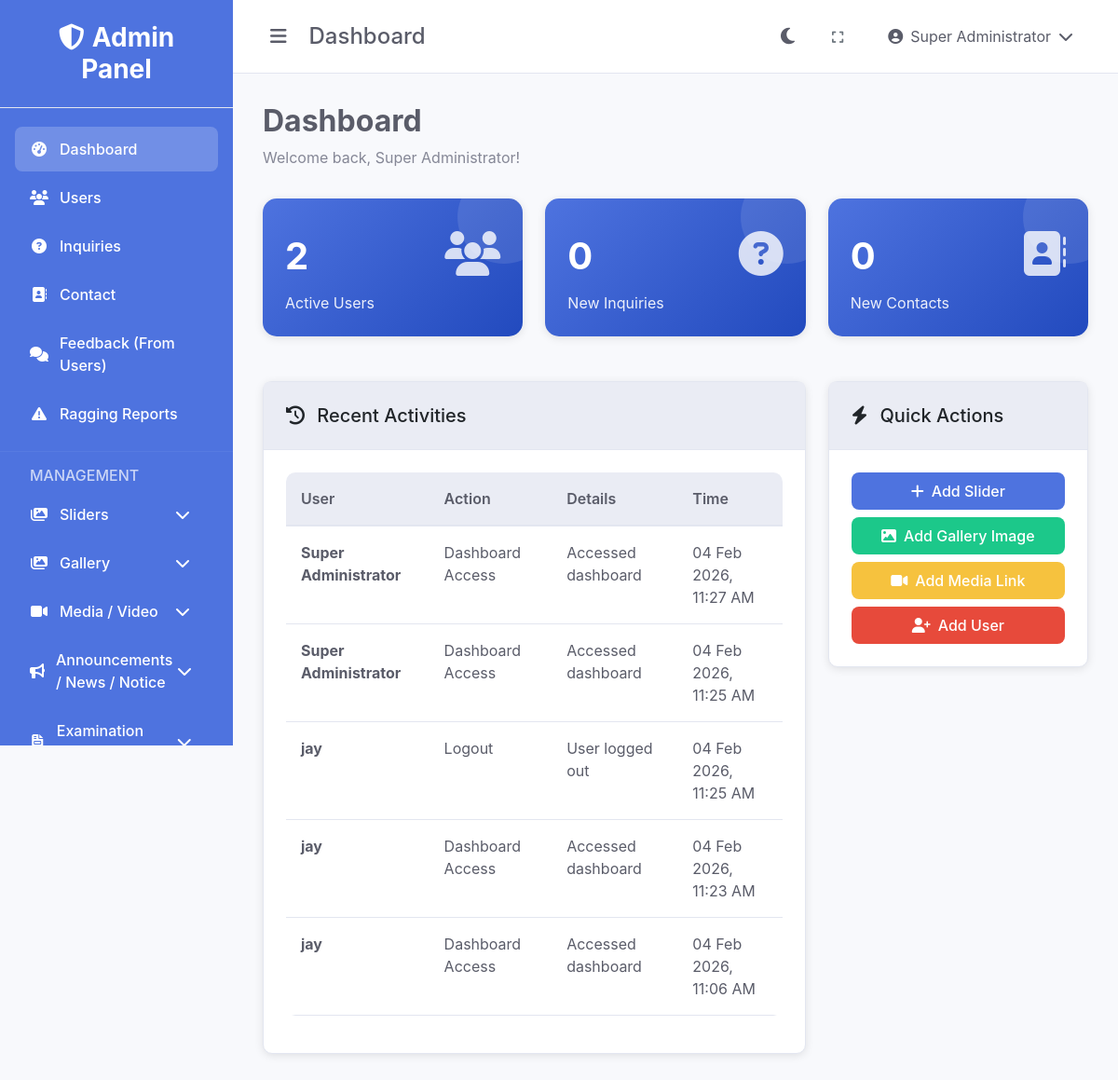
/dashboard.php (signed in), run on the app's committed database.
### tables this page shows
CREATE TABLE IF NOT EXISTS `activity_logs` (
  `id` int(11) NOT NULL AUTO_INCREMENT,
  `user_id` int(11) DEFAULT NULL,
  `action` varchar(100) NOT NULL,
  `details` text,
  `created_at` timestamp NOT NULL DEFAULT CURRENT_TIMESTAMP,
  PRIMARY KEY (`id`),
  KEY `idx_activity_logs_user_id` (`user_id`),
  KEY `idx_activity_logs_created_at` (`created_at`)
);

CREATE TABLE IF NOT EXISTS `users` (
  `id` int(11) NOT NULL AUTO_INCREMENT,
  `username` varchar(50) NOT NULL,
  `password` varchar(255) NOT NULL,
  `full_name` varchar(100) NOT NULL,
  `email` varchar(100) NOT NULL,
  `mobile_number` varchar(20) DEFAULT NULL,
  `user_type` enum('super_user','admin','user') DEFAULT 'user',
  `status` enum('active','inactive','pending') DEFAULT 'active',
  `profile_image` varchar(255) DEFAULT NULL,
  `last_login` datetime DEFAULT NULL,
  `created_at` timestamp NOT NULL DEFAULT CURRENT_TIMESTAMP,
  `updated_at` timestamp NOT NULL DEFAULT CURRENT_TIMESTAMP ON UPDATE CURRENT_TIMESTAMP,
  PRIMARY KEY (`id`),
  UNIQUE KEY `username` (`username`),
  UNIQUE KEY `email` (`email`),
  KEY `idx_users_username` (`username`),
  KEY `idx_users_email` (`email`),
  KEY `idx_users_status` (`status`)
);

### includes/functions.php (called while the page is built, shortened)
<?php
function isSuperUser() {
    return isset($_SESSION['user_type']) && $_SESSION['user_type'] == 'super_user';
}
function formatDate($date) {
    return date('d M Y, h:i A', strtotime($date));
}
?>

### dashboard.php (the view, shortened to what this page needs)
<?php
require_once 'config/database.php';
require_once 'includes/functions.php';
$stats = [];
$sql = "SELECT COUNT(*) as count FROM users WHERE status = 'active'";
$result = $conn->query($sql);
$stats['users'] = $result->fetch_assoc()['count'];
$sql = "SELECT COUNT(*) as count FROM inquiries WHERE status = 'unread'";
$result = $conn->query($sql);
$stats['inquiries'] = $result->fetch_assoc()['count'];
$sql = "SELECT COUNT(*) as count FROM contacts WHERE status = 'unread'";
$result = $conn->query($sql);
$stats['contacts'] = $result->fetch_assoc()['count'];
$sql = "SELECT COUNT(*) as count FROM admission_forms WHERE status = 'pending'";
$result = $conn->query($sql);
$stats['admissions'] = $result->fetch_assoc()['count'];
$sql = "SELECT al.*, u.full_name FROM activity_logs al
        LEFT JOIN users u ON al.user_id = u.id
        ORDER BY al.created_at DESC LIMIT 5";
$recent_activities = $conn->query($sql);
?>
<!DOCTYPE html>
<html lang="en">
<head>
    <link href="https://cdn.jsdelivr.net/npm/bootstrap@5.3.0/dist/css/bootstrap.min.css" rel="stylesheet">
    <link href="https://cdnjs.cloudflare.com/ajax/libs/font-awesome/6.4.0/css/all.min.css" rel="stylesheet">
    <link href="assets/css/style.css" rel="stylesheet">
</head>
<body data-theme="light">
    <div class="admin-layout">
        <?php include 'includes/sidebar.php'; ?>
        <div class="main-content">
            <?php include 'includes/header.php'; ?>
            <div class="content">
                <div class="page-header">
                    <h1 class="page-title">Dashboard</h1>
                    <p class="page-subtitle">Welcome back, <?php echo $_SESSION['full_name']; ?>!</p>
                </div>
                <div class="row mb-4">
                    <div class="col-xl-4 col-md-6 mb-4">
                        <div class="card stats-card">
                            <div class="card-body">
                                <div class="d-flex justify-content-between">
                                    <div>
                                        <div class="stats-number"><?php echo $stats['users']; ?></div>
                                        <div class="stats-label">Active Users</div>
                                    </div>
                                    <div class="stats-icon">
                                        <i class="fas fa-users"></i>
                                    </div>
                                </div>
                            </div>
                        </div>
                    </div>
                    <div class="col-xl-4 col-md-6 mb-4">
                        <div class="card stats-card">
                            <div class="card-body">
                                <div class="d-flex justify-content-between">
                                    <div>
                                        <div class="stats-number"><?php echo $stats['inquiries']; ?></div>
                                        <div class="stats-label">New Inquiries</div>
                                    </div>
                                    <div class="stats-icon">
                                        <i class="fas fa-question-circle"></i>
                                    </div>
                                </div>
                            </div>
                        </div>
                    </div>
                    <div class="col-xl-4 col-md-6 mb-4">
                        <div class="card stats-card">
                            <div class="card-body">
                                <div class="d-flex justify-content-between">
                                    <div>
                                        <div class="stats-number"><?php echo $stats['contacts']; ?></div>
                                        <div class="stats-label">New Contacts</div>
                                    </div>
                                    <div class="stats-icon">
                                        <i class="fas fa-address-book"></i>
                                    </div>
                                </div>
                            </div>
                        </div>
                    </div>
                </div>
                <div class="row">
                    <?php if (isSuperUser()): ?>
                        <div class="col-lg-8 mb-4">
                            <div class="card">
                                <div class="card-header">
                                    <h5 class="card-title mb-0">
                                        <i class="fas fa-history me-2"></i>
                                        Recent Activities
                                    </h5>
                                </div>
                                <div class="card-body">
                                    <div class="table-responsive">
                                        <table class="table">
                                            <thead>
                                                <tr>
                                                    <th>User</th>
                                                    <th>Action</th>
                                                    <th>Details</th>
                                                    <th>Time</th>
                                                </tr>
                                            </thead>
                                            <tbody>
                                                <?php while ($activity = $recent_activities->fetch_assoc()): ?>
                                                <tr>
                                                    <td><strong><?php echo $activity['full_name'] ?? 'System'; ?></strong></td>
                                                    <td><?php echo $activity['action']; ?></td>
                                                    <td><?php echo $activity['details']; ?></td>
                                                    <td><?php echo formatDate($activity['created_at']); ?></td>
                                                </tr>
                                                <?php endwhile; ?>
                                            </tbody>
                                        </table>
                                    </div>
                                </div>
                            </div>
                        </div>
                        <div class="col-lg-4 mb-4">
                            <div class="card">
                                <div class="card-header">
                                    <h5 class="card-title mb-0">
                                        <i class="fas fa-bolt me-2"></i>
                                        Quick Actions
                                    </h5>
                                </div>
                                <div class="card-body">
                                    <div class="d-grid gap-2">
                                        <a href="sliders/add.php" class="btn btn-primary"><i class="fas fa-plus me-2"></i>Add Slider</a>
                                        <a href="gallery/add-image.php" class="btn btn-success"><i class="fas fa-image me-2"></i>Add Gallery Image</a>
                                        <a href="media/add-link.php" class="btn btn-warning"><i class="fas fa-video me-2"></i>Add Media Link</a>
                                        <a href="users/add.php" class="btn btn-danger"><i class="fas fa-user-plus me-2"></i>Add User</a>
                                    </div>
                                </div>
                            </div>
                        </div>
                    <?php endif; ?>
                </div>
                </div>
            </div>
        </div>
</body>
</html>

### assets/css/style.css (style rules this page uses)
:root { --primary-color: #4e73df; --secondary-color: #858796; --success-color: #1cc88a; --info-color: #36b9cc; --warning-color: #f6c23e; --danger-color: #e74a3b; --light-color: #f8f9fc; --dark-color: #5a5c69; --sidebar-width: 250px; --header-height: 60px; --transition-speed: 0.3s; }
[data-theme="light"] { --bg-primary: #ffffff; --bg-secondary: #f8f9fc; --bg-tertiary: #eaecf4; --text-primary: #5a5c69; --text-secondary: #858796; --border-color: #e3e6f0; --card-bg: #ffffff; --sidebar-bg: #4e73df; --header-bg: #ffffff; }
* { margin: 0; padding: 0; box-sizing: border-box; }
body { font-family: 'Nunito', -apple-system, BlinkMacSystemFont, 'Segoe UI', Roboto, sans-serif; background-color: var(--bg-secondary); color: var(--text-primary); transition: background-color var(--transition-speed), color var(--transition-speed); }
.admin-layout { display: flex; min-height: 100vh; }
.main-content { flex: 1; margin-left: var(--sidebar-width); transition: margin-left var(--transition-speed); }
.content { padding: 2rem; }
.page-header { margin-bottom: 2rem; }
.page-title { font-size: 2rem; font-weight: 700; color: var(--text-primary); margin-bottom: 0.5rem; }
.page-subtitle { color: var(--text-secondary); font-size: 1rem; }
.card { background: var(--card-bg); border: 1px solid var(--border-color); border-radius: 10px; box-shadow: 0 2px 10px rgba(0, 0, 0, 0.1); transition: all 0.3s ease; }
.card-header { background: var(--bg-tertiary); border-bottom: 1px solid var(--border-color); padding: 1.5rem; border-radius: 10px 10px 0 0; }
.card-body { padding: 1.5rem; }
.btn { border-radius: 8px; font-weight: 500; padding: 0.5rem 1rem; transition: all 0.3s ease; border: none; }
.btn-primary { background: var(--primary-color); color: white; }
.btn-success { background: var(--success-color); color: white; }
.btn-danger { background: var(--danger-color); color: white; }
.btn-warning { background: var(--warning-color); color: white; }
.table { background: var(--card-bg); border-radius: 10px; overflow: hidden; }
.table th { background: var(--bg-tertiary); border-bottom: 2px solid var(--border-color); color: var(--text-primary); font-weight: 600; padding: 1rem; }
.table td { padding: 1rem; border-bottom: 1px solid var(--border-color); color: var(--text-primary); }
.stats-card { background: linear-gradient(135deg, var(--primary-color) 0%, #224abe 100%); color: white; border: none; border-radius: 15px; overflow: hidden; position: relative; }
.stats-card::before { content: ''; position: absolute; top: 0; right: 0; width: 100px; height: 100px; background: rgba(255, 255, 255, 0.1); border-radius: 50%; transform: translate(30px, -30px); }
.stats-card .card-body { position: relative; z-index: 1; }
.stats-icon { font-size: 3rem; opacity: 0.8; }
.stats-number { font-size: 2.5rem; font-weight: 700; margin: 0.5rem 0; }
.stats-label { font-size: 1rem; opacity: 0.9; }

### data on the page
activity_logs: user.full_name "Super Administrator", action "Dashboard Access", details "Accessed dashboard", created_at "04 Feb 2026, 11:27 AM"
activity_logs: user.full_name "Super Administrator", action "Dashboard Access", details "Accessed dashboard", created_at "04 Feb 2026, 11:25 AM"
activity_logs: user.full_name "jay", action "Logout", details "User logged out", created_at "04 Feb 2026, 11:25 AM"
activity_logs: user.full_name "jay", action "Dashboard Access", details "Accessed dashboard", created_at "04 Feb 2026, 11:23 AM"
activity_logs: user.full_name "jay", action "Dashboard Access", details "Accessed dashboard", created_at "04 Feb 2026, 11:06 AM"

### other printed values
basename($_SERVER['PHP_SELF'], '.php') "Dashboard"
$_SESSION['full_name'] "Super Administrator"
$stats['users'] "2"
$stats['inquiries'] "0"
$stats['contacts'] "0"
